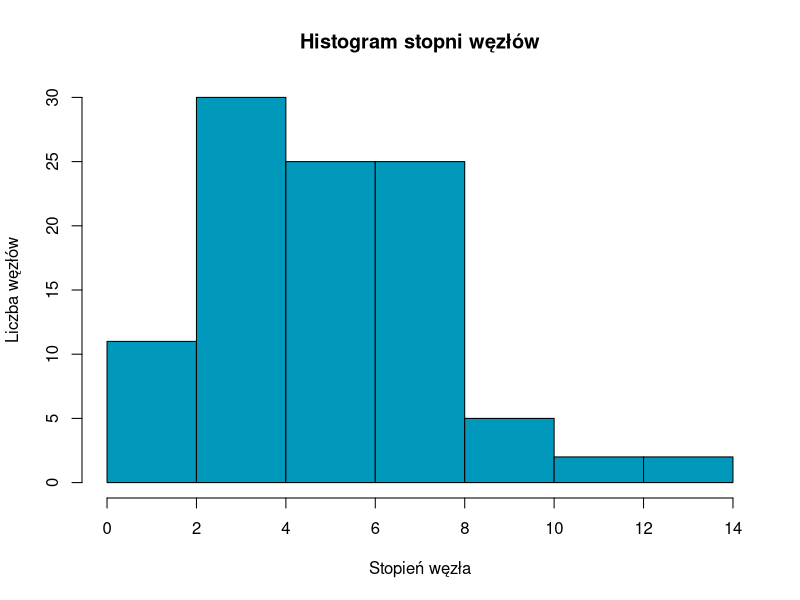
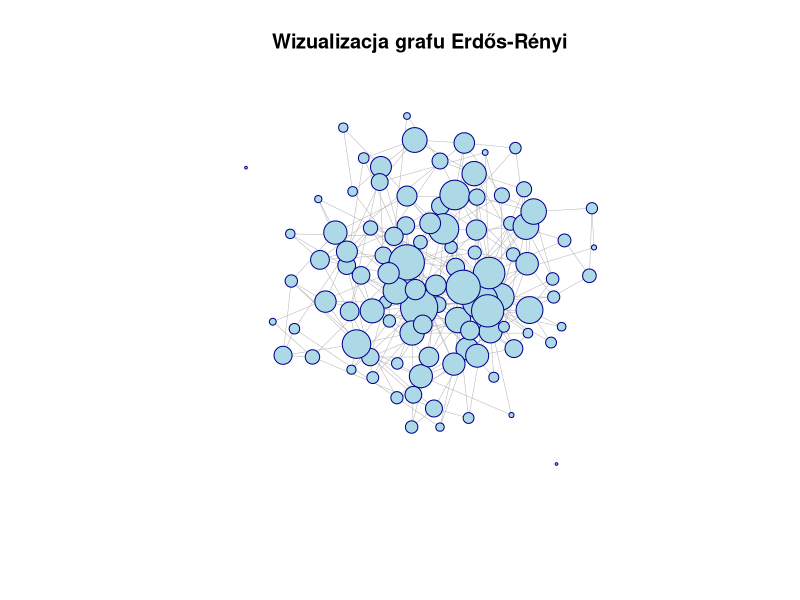

Write R code to recreate these figures, in order.
library(igraph)

# 2.
g <- erdos.renyi.game(n = 100, p = 0.05, directed = FALSE)

# 3. Podsumowanie
cat("Podsumowanie grafu\n\n")
print(summary(g))
cat("Ważony = ", is_weighted(g), "\n\n")

# 4. Wierzchołki
cat("Wierzchołki\n\n")
print(V(g))
cat("\n\n")

# 4. Krawędzie
cat("Krawędzie\n\n")
print(E(g))
cat("\n\n")

# 5.
E(g)$weight <- runif(ecount(g), min = 0.01, max = 1)

# 6. Podsumowanie z wagami
cat("Podsumowanie z dodanymi wagami\n\n")
print(summary(g))
cat("Ważony = ", is_weighted(g), "\n\n")

# 7.
cat("Stopnie węzłów\n\n")
degrees <- degree(g)
cat(degrees, "\n\n")


hist(degrees, main = "Histogram stopni węzłów",
     xlab = "Stopień węzła", ylab = "Liczba węzłów",
     col = "#0099bb", border = "black",)

# 8. Klastry
clusters <- components(g)
cat("Klastry\n\n")
cat("Liczba klastrów:", clusters$no)
cat("Rozmiary klastrów:", clusters$csize, "\n\n")

# 9. Wizualizacja
pagerank_scores <- page_rank(g)$vector
v_size <- pagerank_scores * 1000

plot(g,
     vertex.size = v_size,
     vertex.label = NA,
     vertex.color = "lightblue",
     vertex.frame.color = "darkblue",
     edge.color = "gray70",
     edge.width = 0.5,
     layout = layout_with_fr(g),
     main = "Wizualizacja grafu Erdős-Rényi")